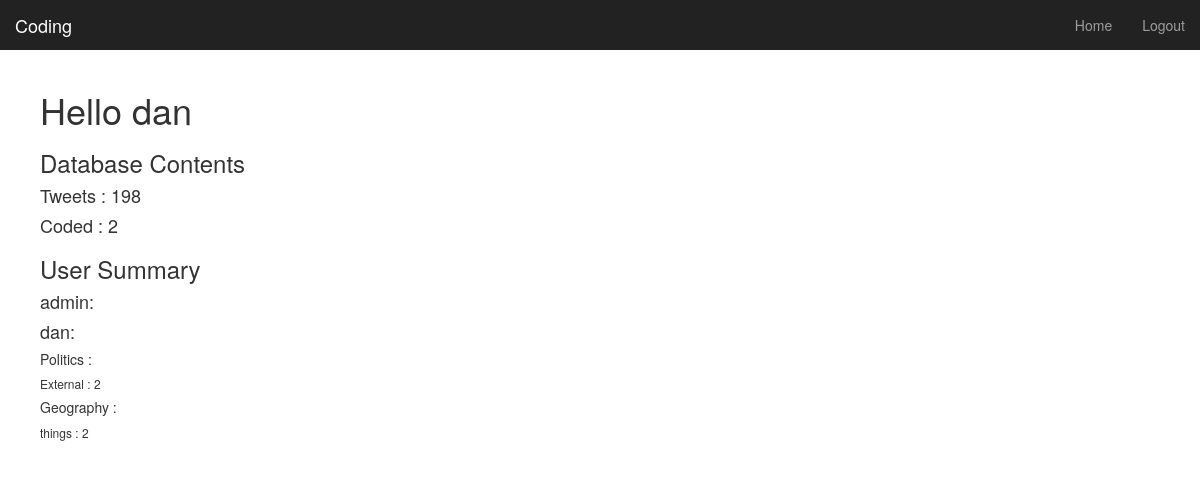
The page /coding/summary/ (signed in) on the database its author committed.
### coding/models.py (models this page shows)
class Category(models.Model):
    name = models.CharField(max_length=256)
    def __str__(self):  # For Python 2, use __str__ on Python 3
        return self.name

class Feature(models.Model):
    name = models.CharField(max_length=256)
    category = models.ForeignKey(Category, related_name="features")
    child_category = models.ForeignKey(Category, blank=True, null=True, related_name="child_category")
    def __str__(self):  # For Python 2, use __str__ on Python 3
        return self.name

### coding/views.py (the view)
@login_required
def summary(request):
    tweet_count = Tweet.objects.all().count()
    codings = Code.objects.values_list('tweet', flat=True).distinct()
    coded_tweets = Tweet.objects.filter(id__in=codings)
    coding_counts = {}
    users = User.objects.all()
    for user in users:
        codes = Code.objects.filter(user=user).all()
        user_counts = {}
        for code in codes:
            user_counts.setdefault(str(code.category), {})[str(code.feature)] = 0
        for code in codes:
            user_counts[str(code.category)][str(code.feature)]+=1
        coding_counts[str(user)]=user_counts
    context_dict = {'tweet_count': tweet_count,
                    'coded_count': len(coded_tweets),
                    'coding_counts': coding_counts,
                    }
    return render(request, 'coding/summary.html', context_dict)

### templates/coding/summary.html (shortened to what this page needs)
{% extends 'base.html' %}
{% load staticfiles %}
{% block body_block %}
      {% if user.is_authenticated %}
        <h1>Hello {{ user.username }}</h1>
        <h3>Database Contents</h3>
        <h4>Tweets : {{ tweet_count }}</h4>
        <h4>Coded : {{ coded_count }} </h4>
        <h3>User Summary</h3>
        {% for user, features in coding_counts.items %}
        <h4>{{ user }}:</h4>
          {% for category, counts in features.items %}
            <h5>{{ category }} :</h5>
            {% for features, value in counts.items%}
            <h6>{{ features }} : {{ value }}</h6>
            {% endfor %}
          {% endfor %}
        {% endfor %}
      {% else %}
        <h1>How did you get here? Something has gone very wrong</h1>
      {% endif %}
{% endblock %}

### rows shown on the page
Category: features "Politics"
Feature: counts "External"
Category: features "Geography"
Feature: counts "things"

### other values the page prints
{{ user.username }} "dan"
{{ tweet_count }} "198"
{{ coded_count }} "2"
{{ user }} "admin" "dan"
{{ value }} "2" "2"
